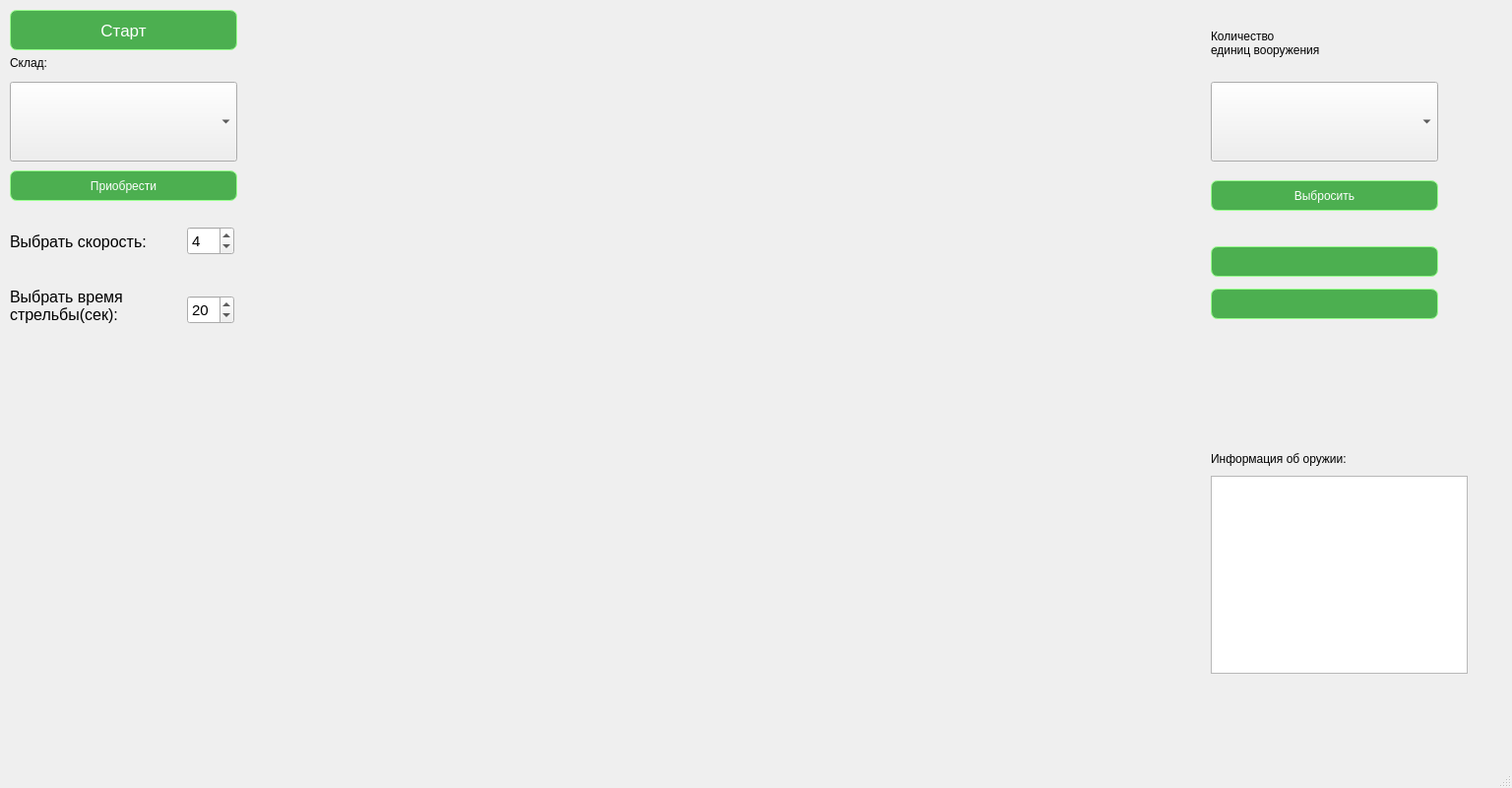
<?xml version="1.0" encoding="UTF-8"?>
<ui version="4.0">
 <class>MainWindow</class>
 <widget class="QMainWindow" name="MainWindow">
  <property name="geometry">
   <rect>
    <x>0</x>
    <y>0</y>
    <width>1536</width>
    <height>800</height>
   </rect>
  </property>
  <property name="windowTitle">
   <string>MainWindow</string>
  </property>
  <widget class="QWidget" name="centralwidget">
   <widget class="QLabel" name="label_3">
    <property name="geometry">
     <rect>
      <x>10</x>
      <y>230</y>
      <width>171</width>
      <height>31</height>
     </rect>
    </property>
    <property name="font">
     <font>
      <pointsize>12</pointsize>
     </font>
    </property>
    <property name="text">
     <string>Выбрать скорость:</string>
    </property>
   </widget>
   <widget class="QLabel" name="label">
    <property name="geometry">
     <rect>
      <x>10</x>
      <y>53</y>
      <width>81</width>
      <height>21</height>
     </rect>
    </property>
    <property name="styleSheet">
     <string notr="true">font: 11pt &quot;Segoe UI&quot;;</string>
    </property>
    <property name="text">
     <string>Склад:</string>
    </property>
   </widget>
   <widget class="QLabel" name="label_BuyNum">
    <property name="geometry">
     <rect>
      <x>1410</x>
      <y>3</y>
      <width>41</width>
      <height>61</height>
     </rect>
    </property>
    <property name="layoutDirection">
     <enum>Qt::LeftToRight</enum>
    </property>
    <property name="styleSheet">
     <string notr="true">color: red;
font: 15pt &quot;Segoe UI&quot;;</string>
    </property>
    <property name="text">
     <string/>
    </property>
   </widget>
   <widget class="QComboBox" name="comboBox_WeaponList">
    <property name="geometry">
     <rect>
      <x>1230</x>
      <y>83</y>
      <width>231</width>
      <height>81</height>
     </rect>
    </property>
    <property name="cursor">
     <cursorShape>PointingHandCursor</cursorShape>
    </property>
    <property name="layoutDirection">
     <enum>Qt::LeftToRight</enum>
    </property>
   </widget>
   <widget class="QSpinBox" name="spinBox_time">
    <property name="geometry">
     <rect>
      <x>190</x>
      <y>300</y>
      <width>48</width>
      <height>29</height>
     </rect>
    </property>
    <property name="font">
     <font>
      <pointsize>11</pointsize>
     </font>
    </property>
    <property name="minimum">
     <number>10</number>
    </property>
    <property name="maximum">
     <number>60</number>
    </property>
    <property name="value">
     <number>20</number>
    </property>
   </widget>
   <widget class="QPushButton" name="pushButton_Buy">
    <property name="geometry">
     <rect>
      <x>10</x>
      <y>173</y>
      <width>231</width>
      <height>31</height>
     </rect>
    </property>
    <property name="cursor">
     <cursorShape>PointingHandCursor</cursorShape>
    </property>
    <property name="styleSheet">
     <string notr="true">QPushButton {
    background-color: #4CAF50;  /* Задаем цвет фона */
    font: 11pt &quot;Segoe UI&quot;;
    color: white;  /* Задаем цвет текста */
    border: 1px solid rgb(154, 255, 143);  /* Задаем толщину и цвет границы */
    border-radius: 7px;  /* Закругляем углы */
    box-shadow: 0px 4px 8px rgba(0, 0, 0, 0.1);  /* Добавляем тень */
    transition: background-color 0.3s, color 0.3s, box-shadow 0.3s, transform 0.3s;  /* Добавляем плавные переходы */
}

QPushButton:hover {
    background-color: #45a049;  /* Цвет фона при наведении */
    box-shadow: 0px 8px 16px rgba(0, 0, 0, 0.2);  /* Увеличиваем тень при наведении */
    transform: translateY(-2px);  /* Поднимаем кнопку на 2 пикселя */
}

QPushButton:pressed {
    background-color: #39803d;  /* Цвет фона при нажатии */
    box-shadow: 0px 2px 4px rgba(0, 0, 0, 0.1);  /* Уменьшаем тень при нажатии */
    transform: translateY(2px);  /* Поднимаем кнопку на 2 пикселя при нажатии */
}</string>
    </property>
    <property name="text">
     <string>Приобрести</string>
    </property>
   </widget>
   <widget class="QPushButton" name="pushButton_Meth_1">
    <property name="enabled">
     <bool>true</bool>
    </property>
    <property name="geometry">
     <rect>
      <x>1230</x>
      <y>250</y>
      <width>231</width>
      <height>31</height>
     </rect>
    </property>
    <property name="cursor">
     <cursorShape>PointingHandCursor</cursorShape>
    </property>
    <property name="layoutDirection">
     <enum>Qt::LeftToRight</enum>
    </property>
    <property name="styleSheet">
     <string notr="true">QPushButton {
    background-color: #4CAF50;  /* Задаем цвет фона */
    font: 11pt &quot;Segoe UI&quot;;
    color: white;  /* Задаем цвет текста */
    border: 1px solid rgb(154, 255, 143);  /* Задаем толщину и цвет границы */
    border-radius: 7px;  /* Закругляем углы */
    box-shadow: 0px 4px 8px rgba(0, 0, 0, 0.1);  /* Добавляем тень */
    transition: background-color 0.3s, color 0.3s, box-shadow 0.3s, transform 0.3s;  /* Добавляем плавные переходы */
}

QPushButton:hover {
    background-color: #45a049;  /* Цвет фона при наведении */
    box-shadow: 0px 8px 16px rgba(0, 0, 0, 0.2);  /* Увеличиваем тень при наведении */
    transform: translateY(-2px);  /* Поднимаем кнопку на 2 пикселя */
}

QPushButton:pressed {
    background-color: #39803d;  /* Цвет фона при нажатии */
    box-shadow: 0px 2px 4px rgba(0, 0, 0, 0.1);  /* Уменьшаем тень при нажатии */
    transform: translateY(2px);  /* Поднимаем кнопку на 2 пикселя при нажатии */
}</string>
    </property>
    <property name="text">
     <string/>
    </property>
   </widget>
   <widget class="QPushButton" name="pushButton_start">
    <property name="geometry">
     <rect>
      <x>10</x>
      <y>10</y>
      <width>231</width>
      <height>41</height>
     </rect>
    </property>
    <property name="font">
     <font>
      <family>Segoe UI</family>
      <pointsize>13</pointsize>
      <italic>false</italic>
      <bold>false</bold>
     </font>
    </property>
    <property name="cursor">
     <cursorShape>PointingHandCursor</cursorShape>
    </property>
    <property name="styleSheet">
     <string notr="true">QPushButton {
    background-color: #4CAF50;  /* Задаем цвет фона */
    font: 13pt &quot;Segoe UI&quot;;
    color: white;  /* Задаем цвет текста */
    border: 1px solid rgb(154, 255, 143);  /* Задаем толщину и цвет границы */
    border-radius: 7px;  /* Закругляем углы */
    box-shadow: 0px 4px 8px rgba(0, 0, 0, 0.1);  /* Добавляем тень */
    transition: background-color 0.3s, color 0.3s, box-shadow 0.3s, transform 0.3s;  /* Добавляем плавные переходы */
}

QPushButton:hover {
    background-color: #45a049;  /* Цвет фона при наведении */
    box-shadow: 0px 8px 16px rgba(0, 0, 0, 0.2);  /* Увеличиваем тень при наведении */
    transform: translateY(-2px);  /* Поднимаем кнопку на 2 пикселя */
}

QPushButton:pressed {
    background-color: #39803d;  /* Цвет фона при нажатии */
    box-shadow: 0px 2px 4px rgba(0, 0, 0, 0.1);  /* Уменьшаем тень при нажатии */
    transform: translateY(2px);  /* Поднимаем кнопку на 2 пикселя при нажатии */
}</string>
    </property>
    <property name="text">
     <string>Старт</string>
    </property>
   </widget>
   <widget class="QListWidget" name="listWidget_Info">
    <property name="geometry">
     <rect>
      <x>1230</x>
      <y>483</y>
      <width>261</width>
      <height>201</height>
     </rect>
    </property>
    <property name="layoutDirection">
     <enum>Qt::LeftToRight</enum>
    </property>
   </widget>
   <widget class="QPushButton" name="pushButton_Throw">
    <property name="geometry">
     <rect>
      <x>1230</x>
      <y>183</y>
      <width>231</width>
      <height>31</height>
     </rect>
    </property>
    <property name="layoutDirection">
     <enum>Qt::LeftToRight</enum>
    </property>
    <property name="styleSheet">
     <string notr="true">QPushButton {
    background-color: #4CAF50;  /* Задаем цвет фона */
    font: 11pt &quot;Segoe UI&quot;;
    color: white;  /* Задаем цвет текста */
    border: 1px solid rgb(154, 255, 143);  /* Задаем толщину и цвет границы */
    border-radius: 7px;  /* Закругляем углы */
    box-shadow: 0px 4px 8px rgba(0, 0, 0, 0.1);  /* Добавляем тень */
    transition: background-color 0.3s, color 0.3s, box-shadow 0.3s, transform 0.3s;  /* Добавляем плавные переходы */
}

QPushButton:hover {
    background-color: #45a049;  /* Цвет фона при наведении */
    box-shadow: 0px 8px 16px rgba(0, 0, 0, 0.2);  /* Увеличиваем тень при наведении */
    transform: translateY(-2px);  /* Поднимаем кнопку на 2 пикселя */
}

QPushButton:pressed {
    background-color: #39803d;  /* Цвет фона при нажатии */
    box-shadow: 0px 2px 4px rgba(0, 0, 0, 0.1);  /* Уменьшаем тень при нажатии */
    transform: translateY(2px);  /* Поднимаем кнопку на 2 пикселя при нажатии */
}</string>
    </property>
    <property name="text">
     <string>Выбросить</string>
    </property>
   </widget>
   <widget class="QLabel" name="label_2">
    <property name="geometry">
     <rect>
      <x>1230</x>
      <y>13</y>
      <width>191</width>
      <height>61</height>
     </rect>
    </property>
    <property name="layoutDirection">
     <enum>Qt::LeftToRight</enum>
    </property>
    <property name="styleSheet">
     <string notr="true">font: 11pt &quot;Segoe UI&quot;;
</string>
    </property>
    <property name="text">
     <string>Количество
единиц вооружения</string>
    </property>
   </widget>
   <widget class="QComboBox" name="comboBox_ChooseWeapon">
    <property name="geometry">
     <rect>
      <x>10</x>
      <y>83</y>
      <width>231</width>
      <height>81</height>
     </rect>
    </property>
    <property name="cursor">
     <cursorShape>PointingHandCursor</cursorShape>
    </property>
   </widget>
   <widget class="QLabel" name="label_Info">
    <property name="geometry">
     <rect>
      <x>1230</x>
      <y>450</y>
      <width>231</width>
      <height>31</height>
     </rect>
    </property>
    <property name="layoutDirection">
     <enum>Qt::LeftToRight</enum>
    </property>
    <property name="styleSheet">
     <string notr="true">font: 11pt &quot;Segoe UI&quot;;
</string>
    </property>
    <property name="text">
     <string>Информация об оружии:</string>
    </property>
   </widget>
   <widget class="QLabel" name="label_4">
    <property name="geometry">
     <rect>
      <x>10</x>
      <y>280</y>
      <width>151</width>
      <height>61</height>
     </rect>
    </property>
    <property name="font">
     <font>
      <pointsize>12</pointsize>
     </font>
    </property>
    <property name="text">
     <string>Выбрать время
стрельбы(сек):</string>
    </property>
   </widget>
   <widget class="QPushButton" name="pushButton_Meth_2">
    <property name="geometry">
     <rect>
      <x>1230</x>
      <y>293</y>
      <width>231</width>
      <height>31</height>
     </rect>
    </property>
    <property name="cursor">
     <cursorShape>PointingHandCursor</cursorShape>
    </property>
    <property name="layoutDirection">
     <enum>Qt::LeftToRight</enum>
    </property>
    <property name="styleSheet">
     <string notr="true">QPushButton {
    background-color: #4CAF50;  /* Задаем цвет фона */
    font: 11pt &quot;Segoe UI&quot;;
    color: white;  /* Задаем цвет текста */
    border: 1px solid rgb(154, 255, 143);  /* Задаем толщину и цвет границы */
    border-radius: 7px;  /* Закругляем углы */
    box-shadow: 0px 4px 8px rgba(0, 0, 0, 0.1);  /* Добавляем тень */
    transition: background-color 0.3s, color 0.3s, box-shadow 0.3s, transform 0.3s;  /* Добавляем плавные переходы */
}

QPushButton:hover {
    background-color: #45a049;  /* Цвет фона при наведении */
    box-shadow: 0px 8px 16px rgba(0, 0, 0, 0.2);  /* Увеличиваем тень при наведении */
    transform: translateY(-2px);  /* Поднимаем кнопку на 2 пикселя */
}

QPushButton:pressed {
    background-color: #39803d;  /* Цвет фона при нажатии */
    box-shadow: 0px 2px 4px rgba(0, 0, 0, 0.1);  /* Уменьшаем тень при нажатии */
    transform: translateY(2px);  /* Поднимаем кнопку на 2 пикселя при нажатии */
}</string>
    </property>
    <property name="text">
     <string/>
    </property>
   </widget>
   <widget class="QSpinBox" name="spinBox_speed">
    <property name="geometry">
     <rect>
      <x>190</x>
      <y>230</y>
      <width>48</width>
      <height>29</height>
     </rect>
    </property>
    <property name="font">
     <font>
      <pointsize>11</pointsize>
     </font>
    </property>
    <property name="minimum">
     <number>1</number>
    </property>
    <property name="maximum">
     <number>10</number>
    </property>
    <property name="value">
     <number>4</number>
    </property>
   </widget>
  </widget>
  <widget class="QMenuBar" name="menubar">
   <property name="geometry">
    <rect>
     <x>0</x>
     <y>0</y>
     <width>1536</width>
     <height>25</height>
    </rect>
   </property>
  </widget>
  <widget class="QStatusBar" name="statusbar"/>
 </widget>
 <resources/>
 <connections/>
</ui>
